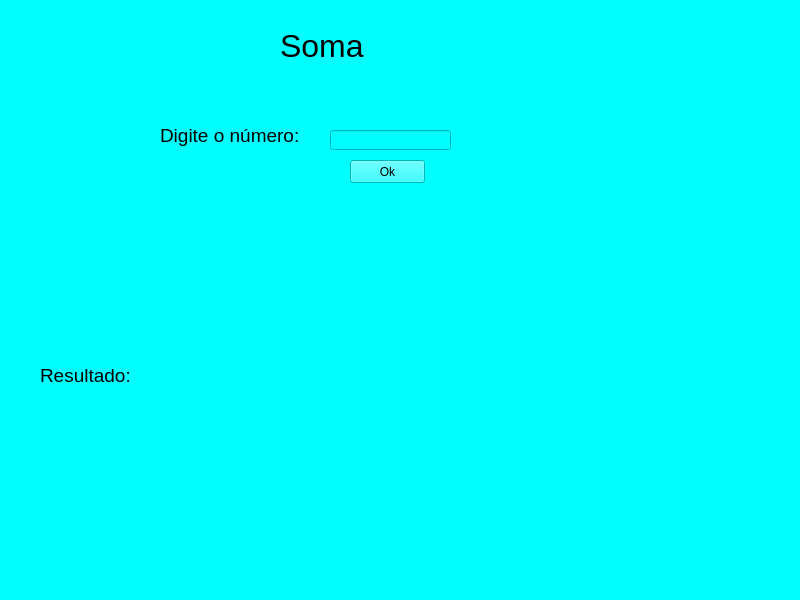
<?xml version="1.0" encoding="UTF-8"?>
<ui version="4.0">
 <class>MainWindow</class>
 <widget class="QMainWindow" name="MainWindow">
  <property name="geometry">
   <rect>
    <x>0</x>
    <y>0</y>
    <width>800</width>
    <height>600</height>
   </rect>
  </property>
  <property name="font">
   <font>
    <weight>50</weight>
    <italic>false</italic>
    <bold>false</bold>
    <underline>false</underline>
    <strikeout>false</strikeout>
    <kerning>true</kerning>
   </font>
  </property>
  <property name="mouseTracking">
   <bool>false</bool>
  </property>
  <property name="windowTitle">
   <string>MainWindow</string>
  </property>
  <property name="layoutDirection">
   <enum>Qt::LeftToRight</enum>
  </property>
  <property name="autoFillBackground">
   <bool>false</bool>
  </property>
  <property name="styleSheet">
   <string notr="true">background-color: cyan;</string>
  </property>
  <widget class="QWidget" name="centralwidget">
   <widget class="QLabel" name="titulo">
    <property name="geometry">
     <rect>
      <x>280</x>
      <y>30</y>
      <width>261</width>
      <height>31</height>
     </rect>
    </property>
    <property name="font">
     <font>
      <family>Arial</family>
      <pointsize>24</pointsize>
     </font>
    </property>
    <property name="text">
     <string>Soma </string>
    </property>
   </widget>
   <widget class="QLabel" name="label_2">
    <property name="geometry">
     <rect>
      <x>160</x>
      <y>120</y>
      <width>151</width>
      <height>31</height>
     </rect>
    </property>
    <property name="font">
     <font>
      <family>Arial</family>
      <pointsize>14</pointsize>
     </font>
    </property>
    <property name="text">
     <string>Digite o número:</string>
    </property>
   </widget>
   <widget class="QLabel" name="resultado">
    <property name="geometry">
     <rect>
      <x>40</x>
      <y>200</y>
      <width>741</width>
      <height>351</height>
     </rect>
    </property>
    <property name="font">
     <font>
      <family>Arial</family>
      <pointsize>14</pointsize>
     </font>
    </property>
    <property name="text">
     <string>Resultado:</string>
    </property>
   </widget>
   <widget class="QPushButton" name="botao">
    <property name="geometry">
     <rect>
      <x>350</x>
      <y>160</y>
      <width>75</width>
      <height>23</height>
     </rect>
    </property>
    <property name="text">
     <string>Ok</string>
    </property>
   </widget>
   <widget class="QLineEdit" name="input">
    <property name="geometry">
     <rect>
      <x>330</x>
      <y>130</y>
      <width>121</width>
      <height>20</height>
     </rect>
    </property>
   </widget>
  </widget>
  <widget class="QMenuBar" name="menubar">
   <property name="geometry">
    <rect>
     <x>0</x>
     <y>0</y>
     <width>800</width>
     <height>21</height>
    </rect>
   </property>
  </widget>
  <widget class="QStatusBar" name="statusbar"/>
 </widget>
 <resources/>
 <connections/>
</ui>
